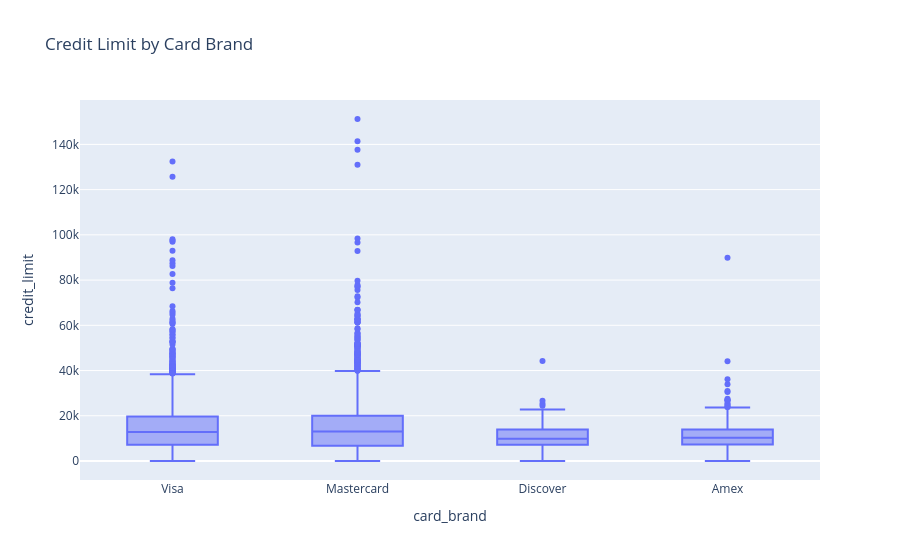

Notebook code for this chart:
### Markdown cell above
# Interactive box plot

### Code cell
fig = px.box(
    df,
    x="card_brand",
    y="credit_limit",
    title="Credit Limit by Card Brand"
)

fig.show()

### Figure 1 — Plotly figure (JSON) as saved in the notebook; plotly's stock layout.template omitted (floating-point values rounded to 4 significant figures; data arrays with more than 128 entries replaced by an {"elided": "..."} marker saying what was removed)
{"data": [{"alignmentgroup": "True", "hovertemplate": "card_brand=%{x}<br>credit_limit=%{y}<extra></extra>", "legendgroup": "", "marker": {"color": "#636efa"}, "name": "", "notched": false, "offsetgroup": "", "orientation": "v", "showlegend": false, "type": "box", "x": {"elided": "6146 str values"}, "x0": " ", "xaxis": "x", "y": {"elided": "6146 float values"}, "y0": " ", "yaxis": "y"}], "layout": {"boxmode": "group", "legend": {"tracegroupgap": 0}, "title": {"text": "Credit Limit by Card Brand"}, "xaxis": {"anchor": "y", "domain": [0, 1], "title": {"text": "card_brand"}}, "yaxis": {"anchor": "x", "domain": [0, 1], "title": {"text": "credit_limit"}}}}
